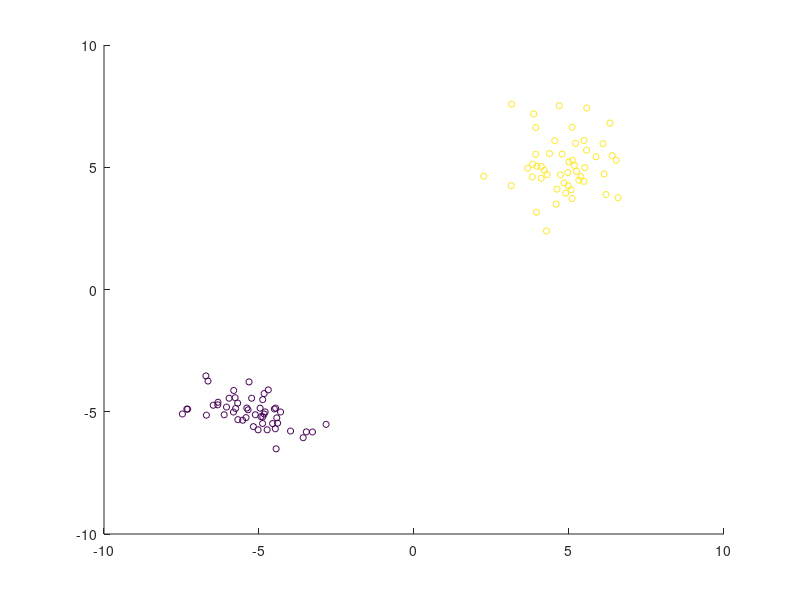

Write MATLAB code to recreate this figure. (Note: this script raises an error after producing the figure.)
clear;
close all;
addpath('../../build/bindings/matlab/fertilized');

load('classification_data.mat');

plotX = [-8, 8, 100];
plotY = [-8, 8, 100];

% provide correct datatypes..
X = single(X);
Y = uint32(Y');

figure;
scatter(X(:, 1), X(:, 2), 20, Y);

s = Soil();

% These were the convenience methods. Lets build a customized forest:
n_trees = 200;
stumps = {};

min_max_vals = [min(X(:,1)), max(X(:, 1)), min(X(:,2)), max(X(:,2))];

for i = 1:n_trees
    dec_name = 'aligned';
    if strcmp(dec_name, 'aligned')
        feat_sel_prov = s.StandardFeatureSelectionProvider(2, 1, 2, 2, i);
    else
        feat_sel_prov = s.StandardFeatureSelectionProvider(1, 2, 2, 2);
    end  
    if strcmp(dec_name, 'aligned')
        feat_calc = s.AlignedSurfaceCalculator();
    elseif strcmp(dec_name, 'linear')
        feat_calc = s.LinearSurfaceCalculator(400);
    elseif strcmp(dec_name, 'quadratic')
        feat_calc = s.QuadraticSurfaceCalculator(400, min_max_vals);    
    end

    % RandomizedClassificationThresholdOptimizer
    induced = s.InducedEntropy(2);
    entropyGain = s.EntropyGain(induced);
    rcto = s.RandomizedClassificationThresholdOptimizer(2, 2, entropyGain, -1, -1, i);
    
    % ThresholdClassifier
    thresholdClassifier = s.ThresholdDecider(feat_sel_prov, feat_calc, rcto);
        
    % ClassificationLeafManager
    classificationLeafManager = s.ClassificationLeafManager(2);
    
    stump = s.Tree(1, 1, 2, thresholdClassifier, classificationLeafManager);
    stumps{i} = stump;
    
    % fit stump...
    stump.fit(X,Y);

    % display first 2 stumps   
    if i < 3
        % paint prediction plot
        figure;
        point_prob_plot(stump, X, Y, plotX, plotY);
    end
end

% create forest from first 8 stumps
fft8 = s.CombineTrees(stumps(1:8));

% paint prediction plot
figure;
point_prob_plot(fft8, X, Y, plotX, plotY);

% create forest from stumps
fft = s.CombineTrees(stumps);

% paint prediction plot
figure;
point_prob_plot(fft, X, Y, plotX, plotY);
